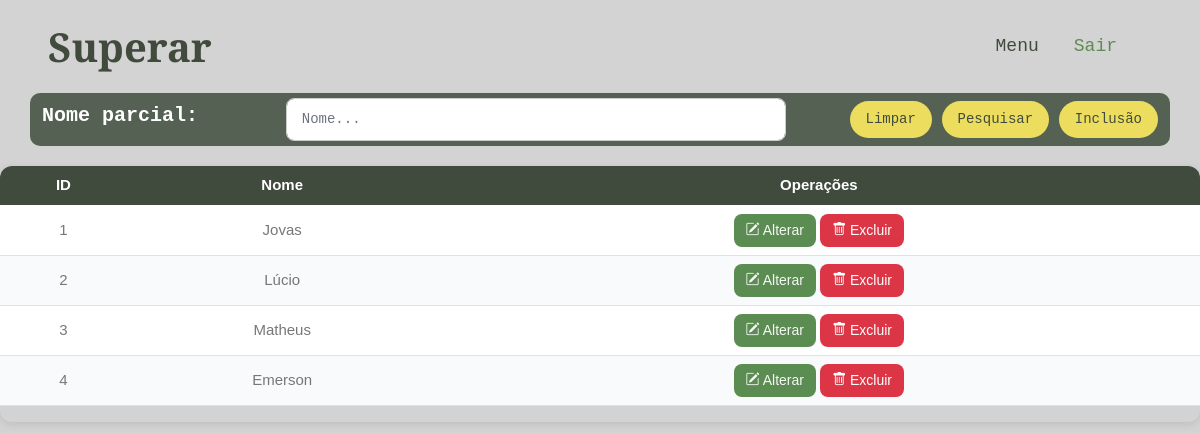
Page /vendeselect.php (signed in) on the earlier database version.
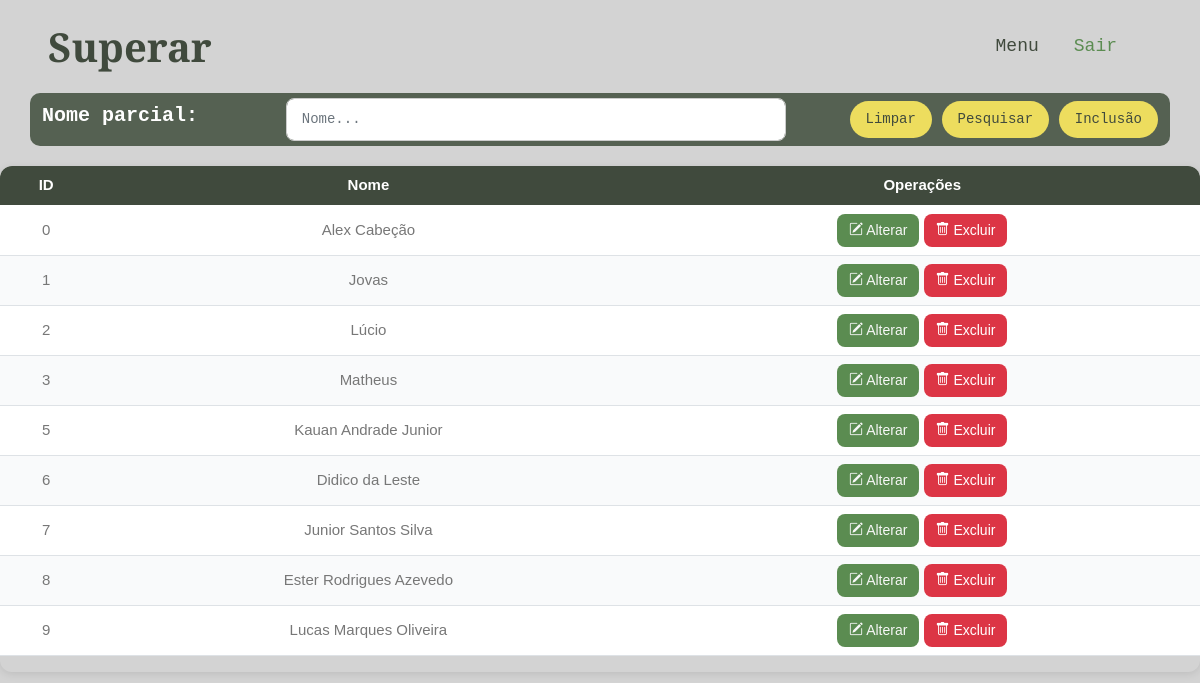
Same page on the later database version.
### tables this page shows
CREATE TABLE `vendedor` (
  `id` int(11) NOT NULL,
  `nome` varchar(255) NOT NULL
);

### vendeselect.php (the view, shortened to what this page needs)
<?php
include('connect.php');
$sql = 'SELECT * FROM vendedor ORDER BY nome ASC';
$pesqnome = '';
if (isset($_POST['submit'])) {
    $pesqnome = mysqli_real_escape_string($con, $_POST['pesqnome']);
    $sql = "SELECT * FROM vendedor WHERE nome LIKE '%$pesqnome%' ORDER BY id ASC";
} else {
    $sql = 'SELECT * FROM vendedor ORDER BY id ASC';
}
$result = mysqli_query($con, $sql);
?>
<!DOCTYPE html>
<html lang="en">
<head>
    <link href="https://cdnjs.cloudflare.com/ajax/libs/font-awesome/5.10.0/css/all.min.css" rel="stylesheet">
    <link href="https://cdn.jsdelivr.net/npm/bootstrap-icons@1.4.1/font/bootstrap-icons.css" rel="stylesheet">
    <link href="lib/animate/animate.min.css" rel="stylesheet">
    <link href="lib/owlcarousel/assets/owl.carousel.min.css" rel="stylesheet">
    <link href="lib/lightbox/css/lightbox.min.css" rel="stylesheet">
    <link href="css/bootstrap.min.css" rel="stylesheet">
    <link href="css/style.css" rel="stylesheet">
</head>
<body>
    <nav class="navbar navbar-expand-lg  navbar-light sticky-top px-4 px-lg-5">
        <h1 class="m-0">Superar</h1>
        <div class="collapse navbar-collapse" id="navbarCollapse">
            <div class="navbar-nav ms-auto p-4 p-lg-0">
                <a href="menu.php" class="nav-item nav-link">Menu</a>
                <a href="logout.php" class="nav-item nav-link active">Sair</a>
            </div>
        </div>
    </nav>
    <div class="text-center mx-auto wow fadeInUp" data-wow-delay="0.1s">
        <div class="text-center mx-auto wow fadeInUp" data-wow-delay="0.1s">
            <div class="container" style="background-color: transparent;">
                <form method="post" action="">
                    <div class="row align-items-center" style="background-color: #556152; padding-top:5px; padding-bottom:5px; border-radius: 10px;">
                        <div class="col-auto">
                            <h5 style="color: white;">Nome parcial:</h5>
                        </div>
                        <div class="autocomplete-wrapper">
                            <div class="col-auto">
                                <input type="text" id="search" id="pesqnome" name="pesqnome" class="form-control" placeholder="Nome..." style="width: 500px;" value="<?php echo $pesqnome; ?>">
                            </div>
                        </div>
                        <div class="col-auto">
                            <a href="vendeselect.php" class="btn btn-secondary rounded-pill py-2 px-3">Limpar</a>
                            <button class="btn btn-secondary rounded-pill py-2 px-3" type="submit" name="submit">Pesquisar</button>
                            <a href="vendeinsert.php" class="btn btn-secondary rounded-pill py-2 px-3">Inclusão</a>
                        </div>
                    </div>
                </form>
            </div>
        </div>
        <div class="table-container">
            <table class="table table-hover text-center">
                <thead>
                    <tr>
                        <th>ID</th>
                        <th>Nome</th>
                        <th>Operações</th>
                    </tr>
                </thead>
                <tbody>
                    <?php
                    if ($result && mysqli_num_rows($result) > 0) {
                        while ($row = mysqli_fetch_assoc($result)) {
                            echo "<tr>
                            <td>" . $row['id'] . "</td>
                            <td>" . $row['nome'] . "</td>
                            <td>
                                <a href='vendeupdate.php?updateid={$row['id']}' class='btn btn-sm btn-primary'>
                        <i class='bi bi-pencil-square'></i> Alterar
                      </a>
                      <a href='vendedelete.php?deleteid={$row['id']}' class='btn btn-sm btn-danger'>
                        <i class='bi bi-trash'></i> Excluir
                      </a>
                            </td>
                          </tr>";
                        }
                    } else {
                        echo "<tr><td colspan='3'>Nenhum vendedor encontrado.</td></tr>";
                    }
                    ?>
                </tbody>
            </table>
        </div>
</body>
</html>

### css/style.css (style rules this page uses)
.h1, h2, h3, h4, h5, h6, p { font-family: monospace; }
:root { --primary: #5B8C51; --secondary: #EDDD5E; --light: #F7F7F7; --dark: #404A3D; }
body { margin: 0; font-family: monospace; background-color: #D3D3D3; }
.btn { transition: .5s; font-weight: 500; }
.btn-primary, .btn-outline-primary:hover { color: var(--light); }
.btn-secondary, .btn-outline-secondary:hover { color: var(--dark); }
.navbar.sticky-top { top: -100px; transition: .5s; }
.navbar .navbar-nav .nav-link { margin-right: 35px; padding: 25px 0; color: var(--dark); font-size: 18px; font-weight: 500; outline: none; }
.navbar .navbar-nav .nav-link:hover, .navbar .navbar-nav .nav-link.active { color: var(--primary); }
.table { table-layout: auto; width: 100%; }
.table td, .table th { white-space: normal; word-wrap: break-word; vertical-align: middle; }
tbody { display: block; height: 300px; overflow-y: auto; }
tbody { display: table-row-group; height: auto; }
#search { border-radius: 8px; padding: 10px 15px; width: 100%; box-sizing: border-box; border: 1px solid #ccc; font-size: 14px; }
.autocomplete-wrapper { position: relative; width: 500px; margin: 0 auto; }
.table-container { width: 100%; overflow-x: auto; margin-top: 20px; border-radius: 12px; box-shadow: 0 2px 8px rgba(0, 0, 0, 0.1); }
table { width: 100%; border-collapse: collapse; background: #fff; font-family: "Poppins", sans-serif; font-size: 15px; color: #333; }
thead { background: #404A3D; color: #fff; }
thead th { padding: 14px; text-align: center; font-weight: 600; }
tbody tr:nth-child(even) { background: #f9fafb; }
td { padding: 12px 14px; text-align: center; }
.btn { padding: 6px 12px; border-radius: 8px; border: none; cursor: pointer; font-size: 14px; font-weight: 500; transition: 0.2s; }

Differences in the rows shown:
removed vendedor: id "4", nome "Emerson"
added vendedor: id "0", nome "Alex Cabeção"
added vendedor: id "5", nome "Kauan Andrade Junior"
added vendedor: id "6", nome "Didico da Leste"
added vendedor: id "7", nome "Junior Santos Silva"
added vendedor: id "8", nome "Ester Rodrigues Azevedo"
added vendedor: id "9", nome "Lucas Marques Oliveira"
